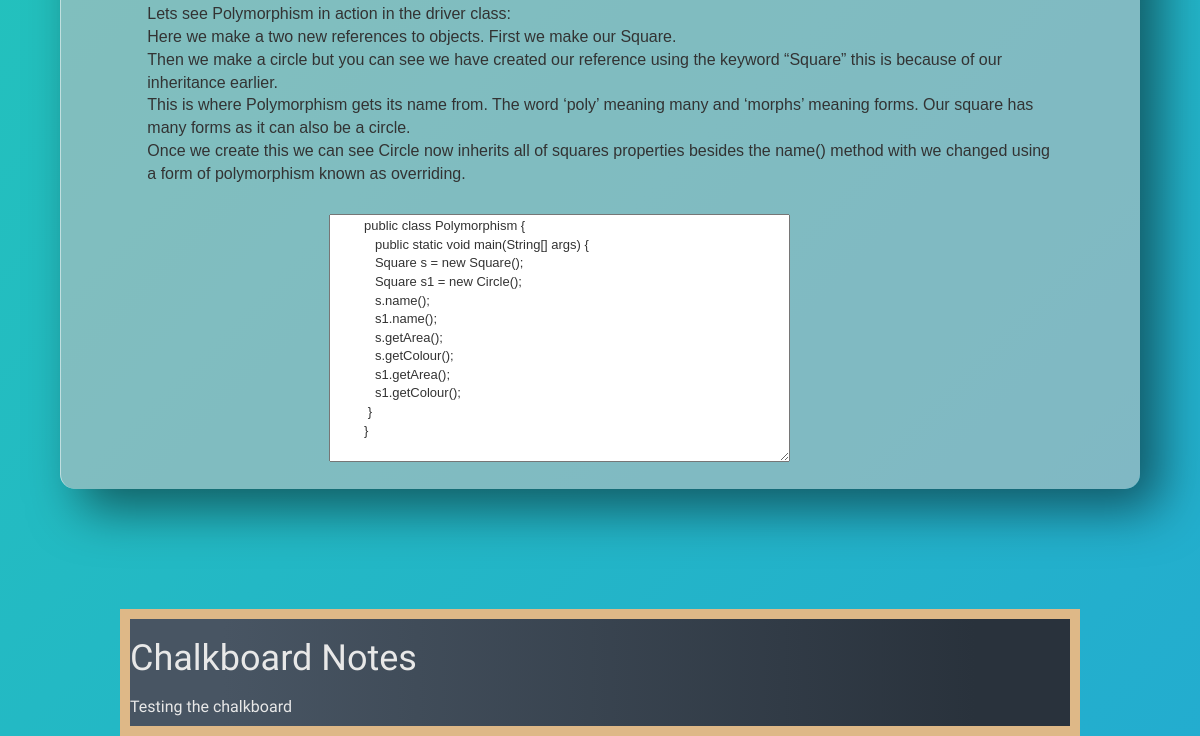
Page /polymorphism.php (signed in, lower part) on the earlier database version.
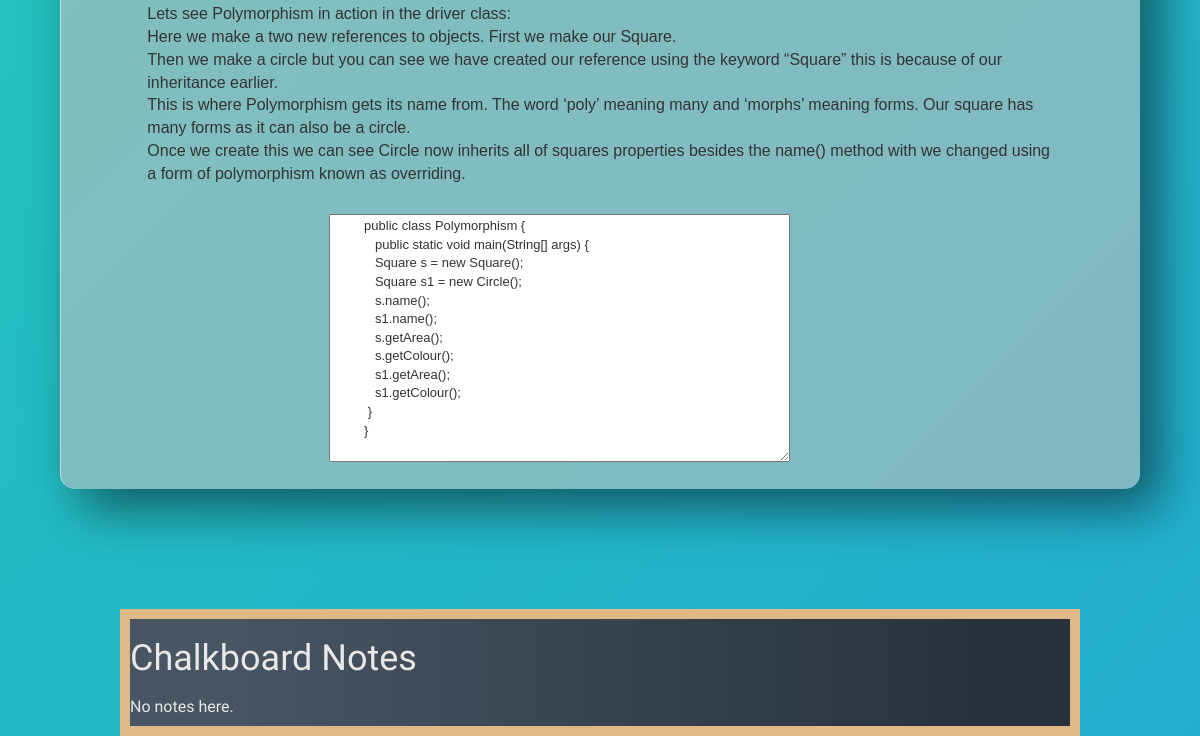
Same page on the later database version.
### tables this page shows
CREATE TABLE IF NOT EXISTS `lessons` (
  `lessonID` int(11) NOT NULL AUTO_INCREMENT,
  `description` text NOT NULL,
  PRIMARY KEY (`lessonID`)
);

### polymorphism.php (the view, shortened to what this page needs)
<!DOCTYPE html>
<html>
   <head>
   </head>
   <link rel="stylesheet" type="text/css" href="css/polymorphism.css?v=<?php echo time(); ?>">
   <body>
      <?php
      include ("validateLoggedIn.php");
      ?>
      <br>
         <br>
         <br>
      <br>
      <div class = "example-poly">
         <div class = "section-1">
         <br>
         <br>
         <br>
            <p>
               Lets see Polymorphism in action in the driver class: <br>
               Here we make a two new references to objects. First we make our Square.<br>
               Then we make a circle but you can see we have created our reference using the keyword “Square” this is because of our inheritance earlier.<br>
               This is where Polymorphism gets its name from. The word ‘poly’ meaning many and ‘morphs’ meaning forms. Our square has many forms as it can also be a circle.<br>
               Once we create this we can see Circle now inherits all of squares properties besides the name() method with we changed using a form of polymorphism known as overriding.
            </p>
            <br>
            <textarea rows="13" cols="55" data-editor = "java" data-gutter="1">
         public class Polymorphism {
            public static void main(String[] args) {
            Square s = new Square();
            Square s1 = new Circle();
            s.name();
            s1.name();
            s.getArea();
            s.getColour();
            s1.getArea();
            s1.getColour();
          }
         }
         </textarea>
         </div>
      </div>
      <div class ="lesson-area">
      <H1>Chalkboard Notes <H1>
         <?php
            $sql = "SELECT description
              FROM lessons
              WHERE lessonID = 1;";
            $result =  $conn->query($sql);
            if($row = $result->fetch_assoc()) {
              print "<p class='userDetails text-left'>{$row['description']}</p>";
            } else {
              print "<p class='text-left'>No notes here.</p>";
            }
            ?>
      </div>
   </body>
</html>

Differences in the rows shown:
removed lessons: description "Testing the chalkboard"
Other differences:
text now shown: "No notes here."
